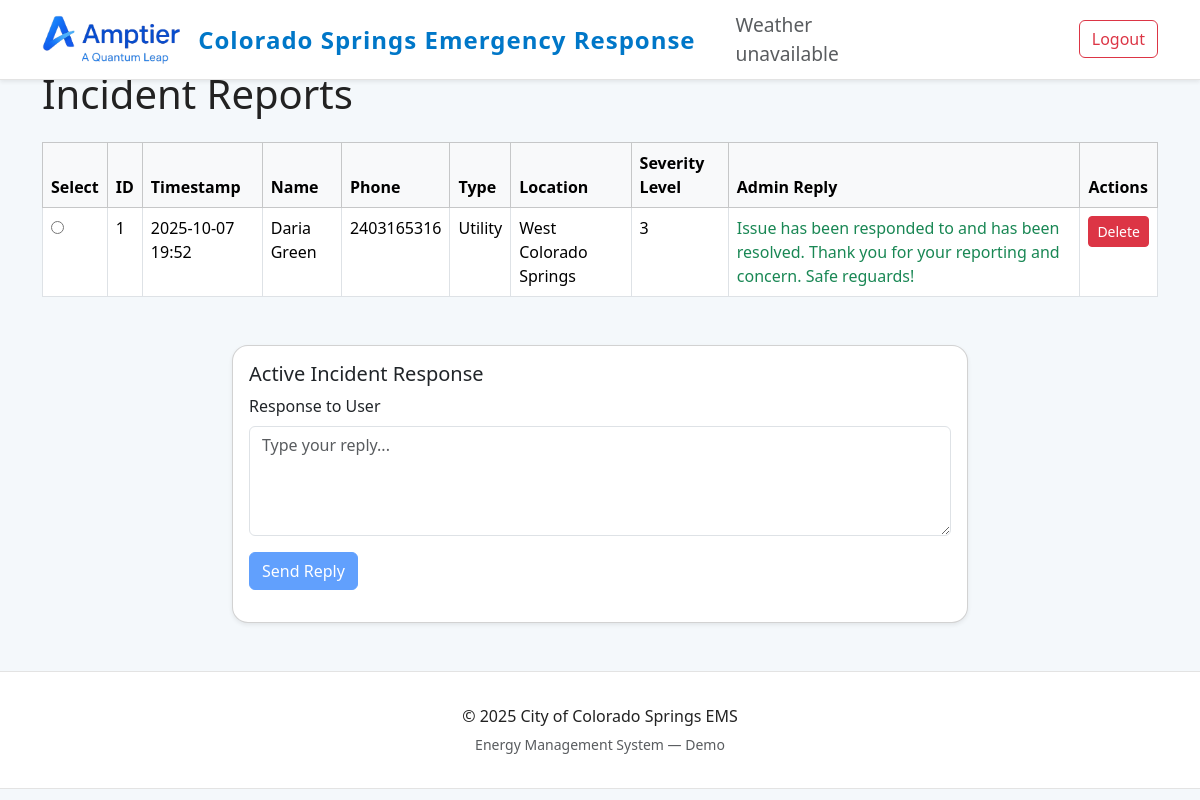
Page /incidents on the committed database.
### app.py (models this page shows, shortened)
class IncidentReport(db.Model):
    id = db.Column(db.Integer, primary_key=True)
    name = db.Column(db.String(120), nullable=False)
    phone = db.Column(db.String(40), nullable=False)
    emergency_type = db.Column(db.String(40), nullable=False)
    location = db.Column(db.String(80), nullable=False)
    severity_level = db.Column(db.Integer, nullable=False)
    description = db.Column(db.Text)  # New field for emergency description
    media_filename = db.Column(db.String(255))  # New field for uploaded photo/video filename
    timestamp = db.Column(db.DateTime, default=datetime.utcnow)
    admin_reply = db.Column(db.Text)  # New field for admin reply

### app.py (the view)
@app.route('/incidents')
def list_incidents():
    incidents = IncidentReport.query.order_by(IncidentReport.timestamp.desc()).all()
    return render_template('incidents.html', incidents=incidents)

### app.py (called while the page is built)
@app.context_processor
def inject_current_year():
    return {'current_year': datetime.utcnow().year}

### templates/incidents.html (shortened to what this page needs)
{% extends 'base.html' %}
{% block content %}
<h1>Incident Reports</h1>
<table class="table table-bordered table-hover mt-4">
  <thead class="table-light">
    <tr>
      <th>Select</th>
      <th>ID</th>
      <th>Timestamp</th>
      <th>Name</th>
      <th>Phone</th>
      <th>Type</th>
      <th>Location</th>
      <th>Severity Level</th>
      <th>Admin Reply</th>
      <th>Actions</th>
    </tr>
  </thead>
  <tbody>
    {% for i in incidents %}
    <tr>
      <td><input type="radio" name="selected_incident" value="{{ i.id }}" onclick="selectIncident({{ i.id }}, '{{ i.admin_reply|escape }}')"></td>
      <td>{{ i.id }}</td>
      <td>{{ i.timestamp.strftime('%Y-%m-%d %H:%M') }}</td>
      <td>{{ i.name }}</td>
      <td>{{ i.phone }}</td>
      <td>{{ i.emergency_type }}</td>
      <td>{{ i.location }}</td>
      <td>{{ i.severity_level }}</td>
      <td>{% if i.admin_reply %}<div class="text-success">{{ i.admin_reply }}</div>{% else %}<span class="text-muted">No reply</span>{% endif %}</td>
      <td>
        <form method="post" action="{{ url_for('delete_incident', incident_id=i.id) }}" onsubmit="return confirm('Are you sure you want to delete this incident?');">
          <button type="submit" class="btn btn-danger btn-sm">Delete</button>
        </form>
      </td>
    </tr>
    {% else %}
    <tr><td colspan="10" class="text-center">No incident reports found.</td></tr>
    {% endfor %}
  </tbody>
</table>
<div class="row mt-5 justify-content-center">
  <div class="col-md-8">
    <div class="card shadow-sm">
      <div class="card-body">
        <h5 class="card-title">Active Incident Response</h5>
        <form id="replyForm" method="post">
          <div class="mb-3">
            <label for="admin_reply" class="form-label">Response to User</label>
            <textarea name="admin_reply" id="admin_reply" class="form-control" rows="4" placeholder="Type your reply..."></textarea>
          </div>
          <button type="submit" class="btn btn-primary" id="replyBtn" disabled>Send Reply</button>
        </form>
      </div>
    </div>
  </div>
</div>
{% endblock %}

### templates/base.html (shortened to what this page needs)
<!doctype html>
<html lang="en">
  <head>
    <link href="https://cdn.jsdelivr.net/npm/bootstrap@5.3.2/dist/css/bootstrap.min.css" rel="stylesheet">
    <link href="{{ url_for('static', filename='css/styles.css') }}" rel="stylesheet">
  </head>
  <body>
    {% if not hide_navbar %}
    <nav class="navbar navbar-expand-lg navbar-dark fixed-top shadow-sm" style="background-color: #0504aa; min-height: 80px;">
      <div class="container">
        <a class="navbar-brand brand d-flex align-items-center" href="{{ url_for('index') }}" title="Home">
          <img src="{{ url_for('static', filename='images/amptier_logo-removebg-preview.png') }}" class="brand-logo me-2" alt="Colorado Springs logo" style="height:50px;">
          <span class="ms-2 fw-bold" style="font-size:1.5rem;">Colorado Springs Emergency Response</span>
        </a>
        <div id="weather-navbar" class="d-flex align-items-center ms-4" style="font-size:1.2rem;"></div>
        <div class="collapse navbar-collapse" id="navmenu">
          <ul class="navbar-nav ms-auto">
            <li class="nav-item"><a class="nav-link" href="{{ url_for('about') }}">About</a></li>
            <li class="nav-item"><a class="nav-link" href="{{ url_for('contact') }}">Contact</a></li>
            <li class="nav-item"><a class="nav-link" href="{{ url_for('login') }}">Login</a></li>
            <li class="nav-item"><a class="btn btn-outline-danger ms-2" href="/" id="logoutBtn">Logout</a></li>
          </ul>
        </div>
      </div>
    </nav>
    {% endif %}
    <main class="container">
      {% block content %}{% endblock %}
    </main>
    <footer class="footer">
      <div class="container text-center">
        <p class="mb-1">&copy; {{ current_year if current_year else 2025 }} City of Colorado Springs EMS</p>
        <small class="text-muted">Energy Management System &mdash; Demo</small>
      </div>
    </footer>
  </body>
</html>

### static/css/styles.css (style rules this page uses)
:root { --brand-color:#0077C8; --brand-accent:#43B047; --muted:#6c757d; --background:#f4f8fb; }
body { font-family: 'Segoe UI', 'Inter', Arial, sans-serif; background: var(--background); color: #222; }
.navbar, .footer { background: #fff !important; border-bottom: 1px solid #e3e3e3; }
.navbar .brand, .navbar-brand { color: var(--brand-color) !important; font-weight: 700; letter-spacing: 1px; }
.brand-logo { height:40px; margin-right:10px; }
.footer small { color:var(--muted); }
.card { border-radius: 1rem; box-shadow: 0 2px 8px rgba(0,0,0,0.04); }
.btn-primary { background: var(--brand-color); border-color: var(--brand-color); }

### templates/base.html (style rules this page uses)
body { padding-top: 70px; }
.brand { font-weight: 700; display:flex; align-items:center }
.footer { padding: 2rem 0; background:#fff; margin-top: 3rem; border-top:1px solid #e3e3e3; }

### rows in the picture
IncidentReport: id "1", timestamp "2025-10-07 19:52", name "Daria Green", phone "2403165316", emergency_type "Utility", location "West Colorado Springs", severity_level "3", admin_reply "Issue has been responded to and has been resolved. Thank you for your reporting and concern. Safe reguards!"
